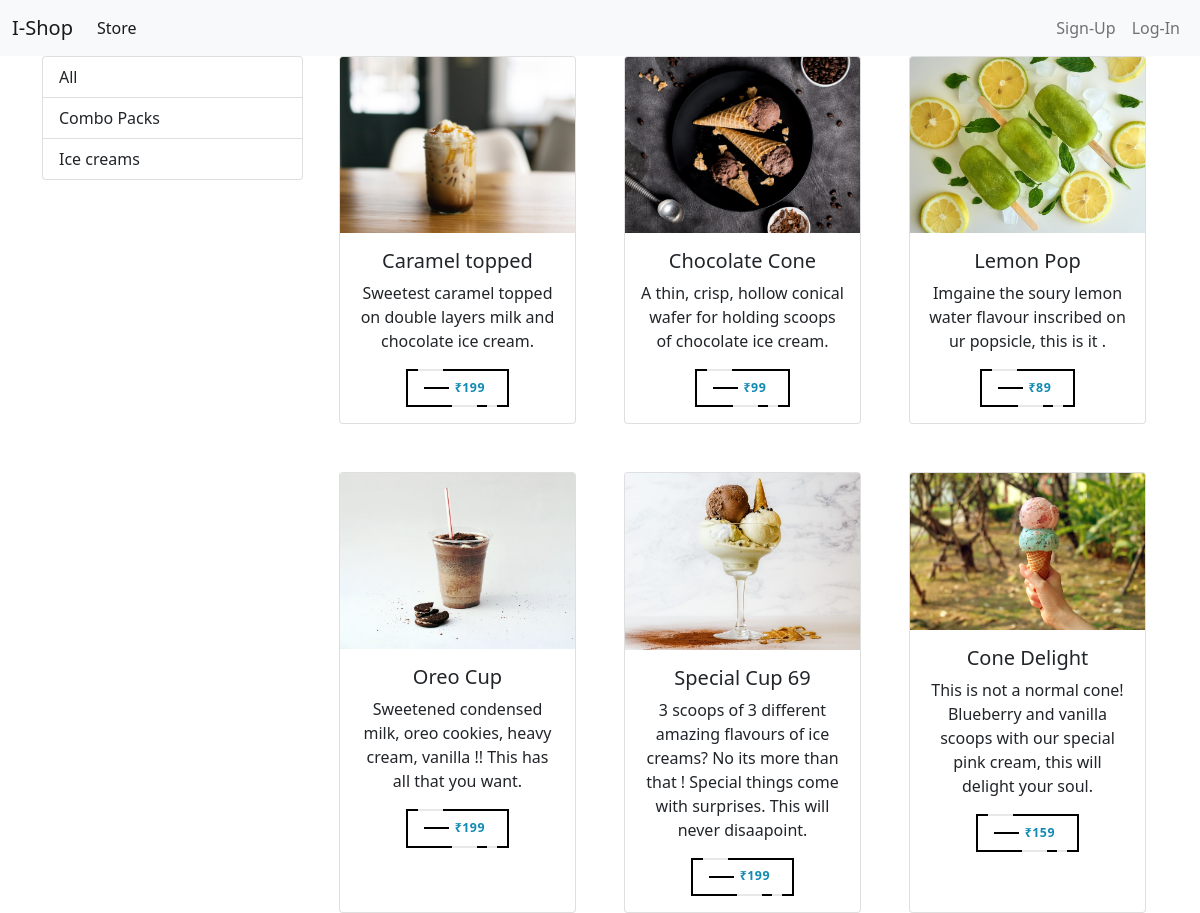
The app's page /?category=2 with its own data.
### store/models/category.py (models this page shows, shortened)
class Category(models.Model):
    name=models.CharField(max_length=20)
    @staticmethod
    def get_all_categories():
        return Category.objects.all()

### store/models/product.py (models this page shows, shortened)
class Product(models.Model):
    name=models.CharField(max_length=50)
    price=models.IntegerField(default=0)
    category=models.ForeignKey(Category , on_delete=models.CASCADE, default=1)
    description=models.CharField(max_length=200, default='', null=True, blank=True)
    image=models.ImageField(upload_to='uploads/products/')
    @staticmethod
    def get_all_products_id(category_id):
        if category_id:
            return Product.objects.filter(category=category_id)
        else:
            return Product.get_all_products()

### store/views/home.py (the view, shortened to what this page needs)
# urls.py: path('', home.Index.as_view(), name='homepage'),
class Index(View):
    def get(self, request):
        cart = request.session.get('cart')
        if not cart:
            request.session['cart']={}
        products = None
        categories = Category.get_all_categories()
        category_ID = request.GET.get('category')
        if category_ID:
            products = Product.get_all_products_id(category_ID)
        else:
            products = Product.get_all_products()
        data = {}
        data['products'] = products
        data['categories'] = categories
        return render(request, 'index.html', data)

### store/templatetags/cart.py (called while the page is built)
@register.filter(name='is_in_cart')
def is_in_cart(product, cart):
    keys=cart.keys()
    for id in keys:
        if int(id) == product.id:
            return True
    return False

### store/templatetags/custom_filters.py (called while the page is built)
@register.filter(name='currency')
def currency(number):
    return "₹"+str(number)

### store/templates/index.html (shortened to what this page needs)
{% extends 'base.html'%} {% block content %}
{% load cart %}
{% load custom_filters %}
<div class="container">
    <div class="row">
        <div class="col-lg-3">
            <div class="list-group">
                <a href="/" class="list-group-item list-group-item-action">All</a>
                {% for category in categories %}
                <a href="/?category={{category.id}}"
                    class="list-group-item list-group-item-action">{{category.name}}</a>
                {% endfor %}
            </div>
        </div>
        <div id="products" class="col-lg-9">
            <div class="row mx-auto">
                <div class="container">
                    <div class="row gy-5 gx-md-5 justify-content-between">
                        {% for product in products %}
                        <div class="col-lg-4 col-md-6 text-center">
                            <div class="card box" id="{{product.id}}">
                                <img src="{{product.image.url}}" class="card-img-top img-fluid" alt="..." />
                                <div class="card-body">
                                    <h5 class="card-title">{{product.name}}</h5>
                                    <p class="card-text">{{product.description}}</p>
                                    <div class="container d-flex justify-content-around align-items-center">
                                        {% if product|is_in_cart:request.session.cart %}
                                        {% else %}
                                        <form action="/#{{product.id}}" method="POST">
                                            <button class="fancy" type="submit" href="#">
                                                <span class="top-key"></span>
                                                <span class="text">{{product.price|currency}}</span>
                                                <span class="bottom-key-1"></span>
                                                <span class="bottom-key-2"></span>
                                            </button>
                                        </form>
                                        {% endif %}
                                    </div>
                                </div>
                            </div>
                        </div>
                        {% endfor %}
                    </div>
                </div>
            </div>
        </div>
    </div>
</div>
{% endblock %}

### store/templates/base.html (style rules this page uses)
.box { transition: box-shadow .3s; }
.fancy { background-color: transparent; border: 2px solid #000; border-radius: 0; box-sizing: border-box; color: #fff; cursor: pointer; display: inline-block; font-weight: 700; letter-spacing: 0.05em; margin: 0; outline: none; overflow: visible; padding: .8em 2em; position: relative; text-align: center; text-decoration: none; text-transform: none; transition: all 0.3s ease-in-out; user-select: none; font-size: 11px; }
.fancy::before { content: " "; width: 1.5625rem; height: 2px; background: black; top: 50%; left: 1.5em; position: absolute; transform: translateY(-50%); transform-origin: center; transition: background 0.3s linear, width 0.3s linear; }
.fancy .text { font-size: 1.125em; line-height: 1.33333em; padding-left: 2em; display: block; text-align: left; transition: all 0.3s ease-in-out; text-transform: uppercase; text-decoration: none; color: #118ab2; }
.fancy .top-key { height: 2px; width: 1.5625rem; top: -2px; left: 0.625rem; position: absolute; background: #e8e8e8; transition: width 0.5s ease-out, left 0.3s ease-out; }
.fancy .bottom-key-1 { height: 2px; width: 1.5625rem; right: 1.875rem; bottom: -2px; position: absolute; background: #e8e8e8; transition: width 0.5s ease-out, right 0.3s ease-out; }
.fancy .bottom-key-2 { height: 2px; width: 0.625rem; right: 0.625rem; bottom: -2px; position: absolute; background: #e8e8e8; transition: width 0.5s ease-out, right 0.3s ease-out; }
.box { height:100%; }

### records on screen
Category: name "Combo Packs"
Category: name "Ice creams"
Product: image (picture), name "Caramel topped", description "Sweetest caramel topped on double layers milk and chocolate ice cream.", price "₹199"
Product: image (picture), name "Chocolate Cone", description "A thin, crisp, hollow conical wafer for holding scoops of chocolate ice cream.", price "₹99"
Product: image (picture), name "Lemon Pop", description "Imgaine the soury lemon water flavour inscribed on ur popsicle, this is it .", price "₹89"
Product: image (picture), name "Oreo Cup", description "Sweetened condensed milk, oreo cookies, heavy cream, vanilla !! This has all that you want.", price "₹199"
Product: image (picture), name "Special Cup 69", description "3 scoops of 3 different amazing flavours of ice creams? No its more than that ! Special things come with surprises. This will never disaapoint.", price "₹199"
Product: image (picture), name "Cone Delight", description "This is not a normal cone! Blueberry and vanilla scoops with our special pink cream, this will delight your soul.", price "₹159"
